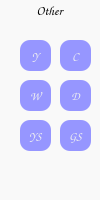
        <widget class="QGroupBox" name="groupCP_2">
         <property name="geometry">
          <rect>
           <x>130</x>
           <y>320</y>
           <width>100</width>
           <height>200</height>
          </rect>
         </property>
         <property name="sizePolicy">
          <sizepolicy hsizetype="Minimum" vsizetype="Minimum">
           <horstretch>0</horstretch>
           <verstretch>0</verstretch>
          </sizepolicy>
         </property>
         <property name="minimumSize">
          <size>
           <width>100</width>
           <height>200</height>
          </size>
         </property>
         <property name="maximumSize">
          <size>
           <width>100</width>
           <height>200</height>
          </size>
         </property>
         <property name="font">
          <font>
           <family>Comic Sans MS</family>
           <pointsize>10</pointsize>
           <weight>75</weight>
           <bold>true</bold>
          </font>
         </property>
         <property name="mouseTracking">
          <bool>false</bool>
         </property>
         <property name="autoFillBackground">
          <bool>false</bool>
         </property>
         <property name="styleSheet">
          <string notr="true">background-color: rgb(249, 249, 249);
border-radius: 5px;</string>
         </property>
         <property name="title">
          <string>Other</string>
         </property>
         <property name="alignment">
          <set>Qt::AlignCenter</set>
         </property>
         <property name="flat">
          <bool>false</bool>
         </property>
         <property name="checkable">
          <bool>false</bool>
         </property>
         <widget class="QPushButton" name="people">
          <property name="geometry">
           <rect>
            <x>20</x>
            <y>40</y>
            <width>31</width>
            <height>31</height>
           </rect>
          </property>
          <property name="sizePolicy">
           <sizepolicy hsizetype="Minimum" vsizetype="Minimum">
            <horstretch>0</horstretch>
            <verstretch>0</verstretch>
           </sizepolicy>
          </property>
          <property name="font">
           <font>
            <family>Comic Sans MS</family>
            <pointsize>9</pointsize>
            <weight>75</weight>
            <bold>true</bold>
           </font>
          </property>
          <property name="styleSheet">
           <string notr="true"> QPushButton {
	background-color: rgb(150, 150, 255);
	color: rgb(240, 240, 240);
    border-radius: 10px;
}

QPushButton:pressed {
	background-color: qradialgradient(spread:pad, cx:0.5, cy:0.5, radius:0.5, fx:0.5, fy:0.5, stop:0 rgba(172, 172, 172, 255), stop:1 rgba(0, 0, 0, 203));
     padding-top: 10px;
     padding-left: 5px;
}</string>
          </property>
          <property name="text">
           <string>Y</string>
          </property>
          <property name="iconSize">
           <size>
            <width>14</width>
            <height>14</height>
           </size>
          </property>
         </widget>
         <widget class="QPushButton" name="cave">
          <property name="geometry">
           <rect>
            <x>60</x>
            <y>40</y>
            <width>31</width>
            <height>31</height>
           </rect>
          </property>
          <property name="sizePolicy">
           <sizepolicy hsizetype="Minimum" vsizetype="Minimum">
            <horstretch>0</horstretch>
            <verstretch>0</verstretch>
           </sizepolicy>
          </property>
          <property name="font">
           <font>
            <family>Comic Sans MS</family>
            <pointsize>9</pointsize>
            <weight>75</weight>
            <bold>true</bold>
           </font>
          </property>
          <property name="focusPolicy">
           <enum>Qt::ClickFocus</enum>
          </property>
          <property name="styleSheet">
           <string notr="true"> QPushButton {
	background-color: rgb(150, 150, 255);
	color: rgb(240, 240, 240);
    border-radius: 10px;
}

QPushButton:pressed {
	background-color: qradialgradient(spread:pad, cx:0.5, cy:0.5, radius:0.5, fx:0.5, fy:0.5, stop:0 rgba(172, 172, 172, 255), stop:1 rgba(0, 0, 0, 203));
     padding-top: 10px;
     padding-left: 5px;
}</string>
          </property>
          <property name="text">
           <string>C</string>
          </property>
          <property name="iconSize">
           <size>
            <width>12</width>
            <height>12</height>
           </size>
          </property>
         </widget>
         <widget class="QPushButton" name="w">
          <property name="geometry">
           <rect>
            <x>20</x>
            <y>80</y>
            <width>31</width>
            <height>31</height>
           </rect>
          </property>
          <property name="sizePolicy">
           <sizepolicy hsizetype="Minimum" vsizetype="Minimum">
            <horstretch>0</horstretch>
            <verstretch>0</verstretch>
           </sizepolicy>
          </property>
          <property name="font">
           <font>
            <family>Comic Sans MS</family>
            <pointsize>9</pointsize>
            <weight>75</weight>
            <bold>true</bold>
           </font>
          </property>
          <property name="focusPolicy">
           <enum>Qt::ClickFocus</enum>
          </property>
          <property name="styleSheet">
           <string notr="true"> QPushButton {
	background-color: rgb(150, 150, 255);
	color: rgb(240, 240, 240);
    border-radius: 10px;
}

QPushButton:pressed {
	background-color: qradialgradient(spread:pad, cx:0.5, cy:0.5, radius:0.5, fx:0.5, fy:0.5, stop:0 rgba(172, 172, 172, 255), stop:1 rgba(0, 0, 0, 203));
     padding-top: 10px;
     padding-left: 5px;
}</string>
          </property>
          <property name="text">
           <string>W</string>
          </property>
          <property name="iconSize">
           <size>
            <width>12</width>
            <height>12</height>
           </size>
          </property>
         </widget>
         <widget class="QPushButton" name="pushButton_2">
          <property name="geometry">
           <rect>
            <x>60</x>
            <y>80</y>
            <width>31</width>
            <height>31</height>
           </rect>
          </property>
          <property name="sizePolicy">
           <sizepolicy hsizetype="Minimum" vsizetype="Minimum">
            <horstretch>0</horstretch>
            <verstretch>0</verstretch>
           </sizepolicy>
          </property>
          <property name="font">
           <font>
            <family>Comic Sans MS</family>
            <pointsize>9</pointsize>
            <weight>75</weight>
            <bold>true</bold>
           </font>
          </property>
          <property name="styleSheet">
           <string notr="true"> QPushButton {
	background-color: rgb(150, 150, 255);
	color: rgb(240, 240, 240);
    border-radius: 10px;
}

QPushButton:pressed {
	background-color: qradialgradient(spread:pad, cx:0.5, cy:0.5, radius:0.5, fx:0.5, fy:0.5, stop:0 rgba(172, 172, 172, 255), stop:1 rgba(0, 0, 0, 203));
     padding-top: 10px;
     padding-left: 5px;
}</string>
          </property>
          <property name="text">
           <string>D</string>
          </property>
          <property name="iconSize">
           <size>
            <width>14</width>
            <height>14</height>
           </size>
          </property>
         </widget>
         <widget class="QPushButton" name="GS">
          <property name="geometry">
           <rect>
            <x>60</x>
            <y>120</y>
            <width>31</width>
            <height>31</height>
           </rect>
          </property>
          <property name="sizePolicy">
           <sizepolicy hsizetype="Minimum" vsizetype="Minimum">
            <horstretch>0</horstretch>
            <verstretch>0</verstretch>
           </sizepolicy>
          </property>
          <property name="font">
           <font>
            <family>Comic Sans MS</family>
            <pointsize>9</pointsize>
            <weight>75</weight>
            <bold>true</bold>
           </font>
          </property>
          <property name="focusPolicy">
           <enum>Qt::ClickFocus</enum>
          </property>
          <property name="styleSheet">
           <string notr="true"> QPushButton {
	background-color: rgb(150, 150, 255);
	color: rgb(240, 240, 240);
    border-radius: 10px;
}

QPushButton:pressed {
	background-color: qradialgradient(spread:pad, cx:0.5, cy:0.5, radius:0.5, fx:0.5, fy:0.5, stop:0 rgba(172, 172, 172, 255), stop:1 rgba(0, 0, 0, 203));
     padding-top: 10px;
     padding-left: 5px;
}</string>
          </property>
          <property name="text">
           <string>GS</string>
          </property>
          <property name="iconSize">
           <size>
            <width>12</width>
            <height>12</height>
           </size>
          </property>
         </widget>
         <widget class="QPushButton" name="YS">
          <property name="geometry">
           <rect>
            <x>20</x>
            <y>120</y>
            <width>31</width>
            <height>31</height>
           </rect>
          </property>
          <property name="sizePolicy">
           <sizepolicy hsizetype="Minimum" vsizetype="Minimum">
            <horstretch>0</horstretch>
            <verstretch>0</verstretch>
           </sizepolicy>
          </property>
          <property name="font">
           <font>
            <family>Comic Sans MS</family>
            <pointsize>9</pointsize>
            <weight>75</weight>
            <bold>true</bold>
           </font>
          </property>
          <property name="focusPolicy">
           <enum>Qt::ClickFocus</enum>
          </property>
          <property name="styleSheet">
           <string notr="true"> QPushButton {
	background-color: rgb(150, 150, 255);
	color: rgb(240, 240, 240);
    border-radius: 10px;
}

QPushButton:pressed {
	background-color: qradialgradient(spread:pad, cx:0.5, cy:0.5, radius:0.5, fx:0.5, fy:0.5, stop:0 rgba(172, 172, 172, 255), stop:1 rgba(0, 0, 0, 203));
     padding-top: 10px;
     padding-left: 5px;
}</string>
          </property>
          <property name="text">
           <string>YS</string>
          </property>
          <property name="iconSize">
           <size>
            <width>12</width>
            <height>12</height>
           </size>
          </property>
         </widget>
        </widget>
